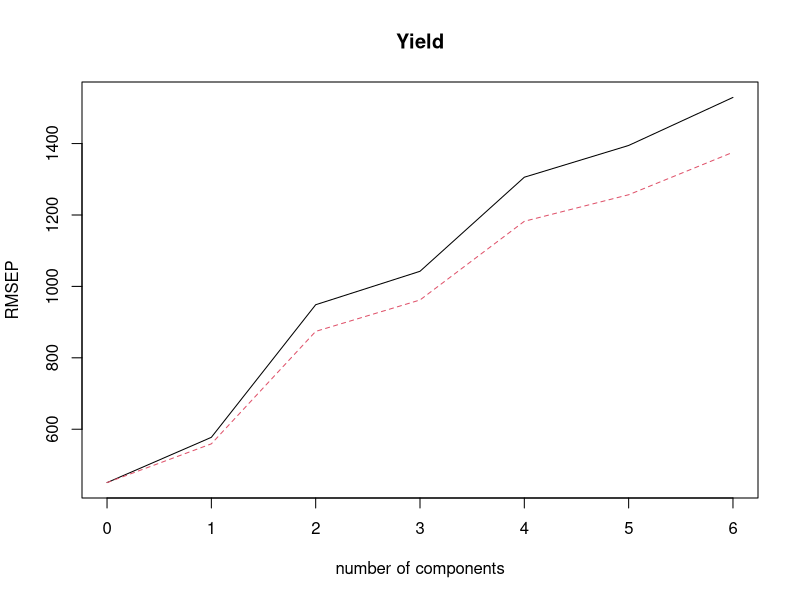
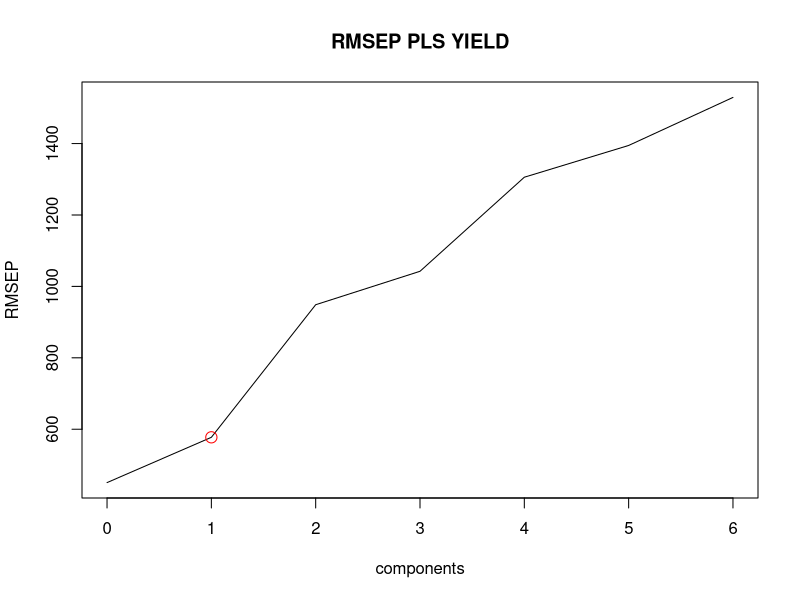
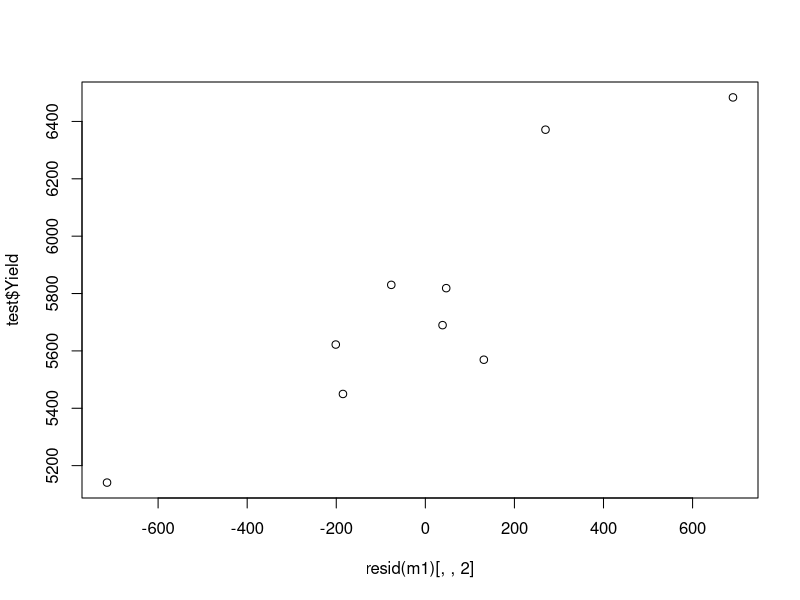
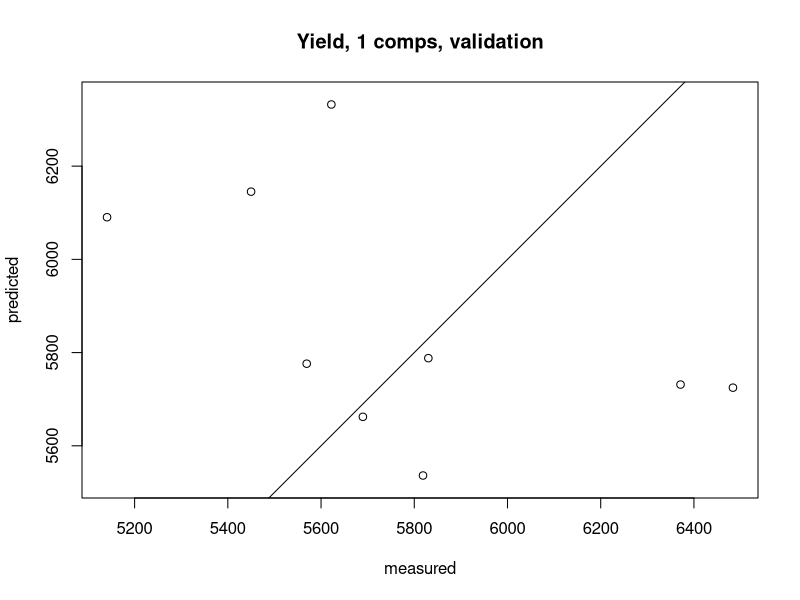
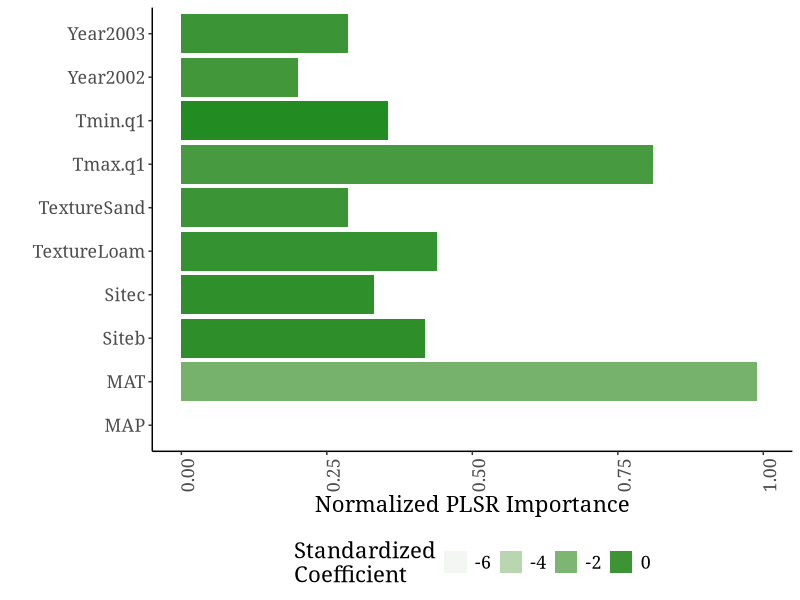

These charts were generated, in order, by the following R code:
## ---- chunk 1
library(pls)
library(ggplot2)
#sample data frame
test<-data.frame(
  Yield<-rnorm(9, 6000, 1000),
  Texture<-rep(c("Loam", "Clay", "Sand"),3),
  Year<-as.factor(c(rep(2001:2003, 3))),
  Site<-c(rep("a",3), rep("b",3), rep("c",3)),
  MAT<-rnorm(9,8,3),
  MAP<-rnorm(9,100,15),
  Tmin.q1<-rnorm(9,4,2),
  Tmax.q1<-rnorm(9,14,2))
colnames(test)<-c("Yield","Texture","Year", "Site", "MAT", "MAP", "Tmin.q1", "Tmax.q1")
str(test)
m1<-plsr(Yield~., data=test, validation="CV", jackknife=TRUE, segments=5, method = "oscorespls")
summary(m1)
pls.RMSEP = RMSEP(m1, estimate="CV")
which.min(pls.RMSEP$val)

summary(m1)
coef(m1)
validationplot(m1, val.type="RMSEP")
pls.RMSEP = RMSEP(m1, estimate="CV")
plot(pls.RMSEP, main="RMSEP PLS YIELD", xlab="components")
min_comp = which.min(pls.RMSEP$val)
points(min_comp, pls.RMSEP$val[2], pch=1, col="red", cex=1.5)

plot(test$Yield~resid(m1)[,,2])
wpls.pred = predict(m1,test, ncomp=1, type="response")
## ---- chunk 2
VIP <- function(object) {
  if (object$method != "oscorespls")
    stop("Only implemented for orthogonal scores algorithm.  Refit with 'method = \"oscorespls\"'")
  if (nrow(object$Yloadings) > 1)
    stop("Only implemented for single-response models")
  
  SS <- c(object$Yloadings)^2 * colSums(object$scores^2)
  Wnorm2 <- colSums(object$loading.weights^2)
  SSW <- sweep(object$loading.weights^2, 2, SS / Wnorm2, "*")
  sqrt(nrow(SSW) * apply(SSW, 1, cumsum) / cumsum(SS))
}
## ---- chunk 3
plot(m1, ncomp=1, asp=1, line=TRUE)
m1.coef<-coef(jack.test(m1, ncomp=1))
importance<-VIP(m1)
str(importance)
ax1imp<-colMeans(importance)
axnorm<-ax1imp/max(ax1imp)
imp.df<-data.frame(m1$coefficients[,,1], axnorm, names(axnorm))

ggplot(imp.df, aes(axnorm, x=names.axnorm.,fill=m1.coef))+geom_bar(stat="identity")+theme_classic()+theme(axis.text.x = element_text(angle = 90, hjust = 1))+xlab("")+ylab("Normalized PLSR Importance")+coord_flip()+scale_fill_gradient(low="white", high="forestgreen")+theme(text=element_text(size=16,  family="Georgia"))+guides(fill=guide_legend(title="Standardized\nCoefficient"))+theme(legend.position="bottom")
